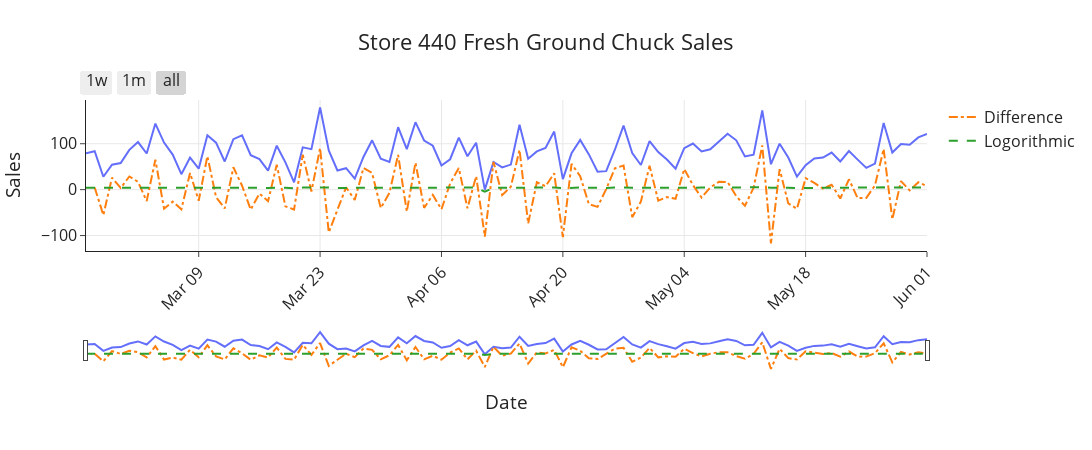

Notebook source saved alongside this figure:
### Code cell
# we are going to plot the log and see what it looks like
plot_v2(title='Fresh Ground Chuck Price', data=ds, x='sale_date', y='sales',
     x_label='Date', y_label='Sales')
